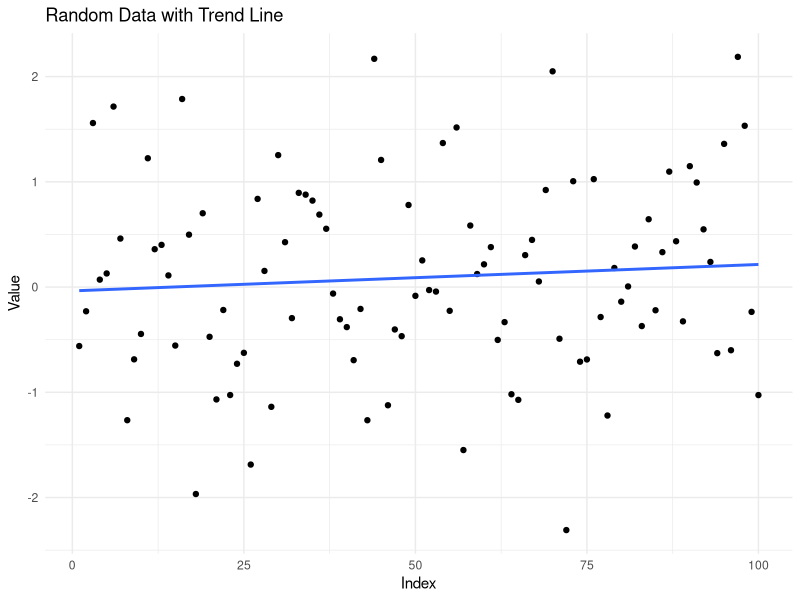

Recreate this plot in R.
## ---- chunk 1
#| include: false
library(tidyverse)
library(ggplot2)
## ---- chunk 2
# Create a sample dataset
set.seed(123)
data <- data.frame(
  x = 1:100,
  y = rnorm(100, mean = 0, sd = 1)
)

# Create a scatter plot
ggplot(data, aes(x = x, y = y)) +
  geom_point() +
  geom_smooth(method = "lm", se = FALSE) +
  labs(title = "Random Data with Trend Line",
       x = "Index",
       y = "Value") +
  theme_minimal()
## ---- chunk 3
summary(data$y)
